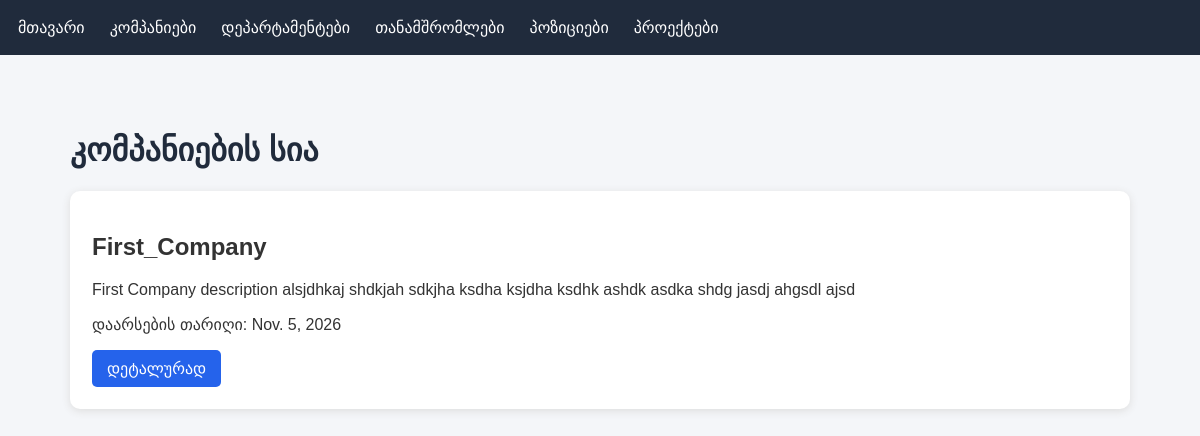
/companies/, run on the app's committed database.
### first_app/models.py (models this page shows, shortened)
class Company(models.Model):
    name = models.CharField(max_length=150)
    description = models.TextField()
    founded_date = models.DateField()

### first_app/views.py (the view)
# urls.py: path('companies/', views.company_list, name='company_list'),
def company_list(request):
    companies = Company.objects.all()
    return render(request, 'company_list.html', {
        'companies': companies
    })

### first_app/templates/company_list.html (shortened to what this page needs)
{% extends 'base.html' %}
{% block content %}
<h1>კომპანიების სია</h1>
{% for company in companies %}
<div class="card">
    <h2>{{ company.name }}</h2>
    <p>{{ company.description }}</p>
    <p>დაარსების თარიღი: {{ company.founded_date }}</p>
    <a href="{% url 'company_detail' company.id %}" class="btn">
        დეტალურად
    </a>
</div>
{% empty %}
<p>კომპანიები ჯერ არ არის დამატებული.</p>
{% endfor %}
{% endblock %}

### first_app/templates/base.html (style rules this page uses)
* { box-sizing: border-box; }
body { margin: 0; font-family: Arial, sans-serif; background: #f4f6f9; color: #333; }
.card { background: white; padding: 22px; margin-bottom: 15px; border-radius: 10px; box-shadow: 0 2px 8px #ddd; }
h1 { color: #202b3c; }
.btn { display: inline-block; background: #2563eb; color: white; padding: 9px 15px; border-radius: 5px; text-decoration: none; }

### data on the page
Company: name "First_Company", description "First Company description alsjdhkaj shdkjah sdkjha ksdha ksjdha ksdhk ashdk asdka shdg jasdj ahgsdl ajsd", founded_date "Nov. 5, 2026"
